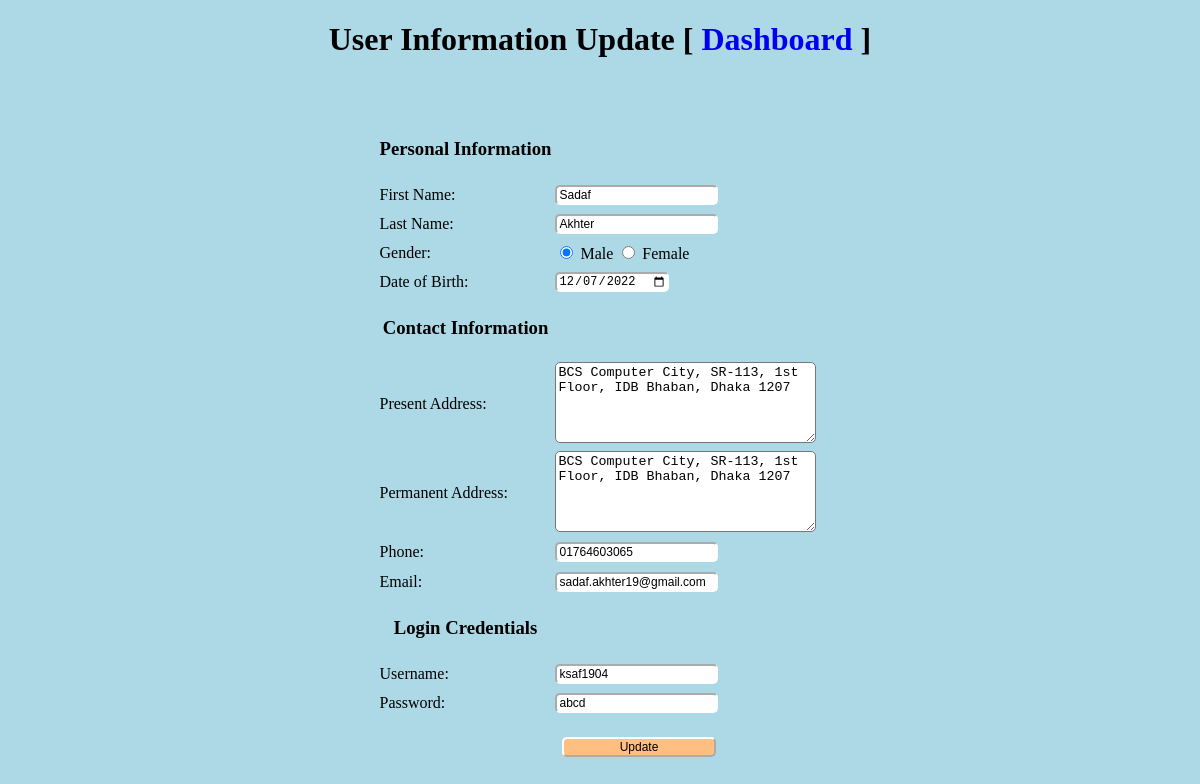
The app's page /ums/View/update.php (signed in) with its own data.
### tables this page shows
CREATE TABLE `users` (
  `FirstName` varchar(32) NOT NULL,
  `LastName` varchar(32) NOT NULL,
  `Gender` varchar(6) NOT NULL,
  `DOB` date NOT NULL,
  `PresentAddress` varchar(256) NOT NULL,
  `PermanentAddress` varchar(256) NOT NULL,
  `Phone` varchar(50) NOT NULL,
  `Email` varchar(50) NOT NULL,
  `Department` varchar(30) NOT NULL,
  `Username` varchar(30) NOT NULL,
  `Password` varchar(30) NOT NULL,
  `Type` varchar(10) NOT NULL
);

### ums/Model/DatabaseConnection.php (called while the page is built, shortened)
<?php
class DatabaseConnection{
function ShowData($conn,$table,$Email,$User)
{
    $result = $conn->query("SELECT * FROM ". $table." WHERE Email='". $Email."' AND Username='". $User."'");
    return $result;
}
}
?>

### ums/View/update.php (the view, shortened to what this page needs)
<?php
include "../Model/DatabaseConnection.php";
?>
<!DOCTYPE html>
<html>
  <head>
</head>
<body style="background-image: url('background.jpg');">
<div class= "header sticky">
    <h1>User Information Update  [ <a href="dashboard.php">Dashboard</a> ]</h1>
</div>
<div class="input">
<?php
$radio1=$radio2=$radio3="";
$FName=$LName=$Email=$User=$Phone=$Address=$Date=$photo="";
$connection = new DatabaseConnection();
$conobj=$connection->OpenCon();
$userQuery=$connection->ShowData($conobj,"Users",$_SESSION["Email"],$_SESSION["Username"]);
if ($userQuery->num_rows > 0) {
    while($row = $userQuery->fetch_assoc()) {
      $FName=$row["FirstName"];
      $LName=$row["LastName"];
      $Email=$row["Email"];
      $User=$row["Username"];
      $Phone=$row["Phone"];
      $PreAddress=$row["PresentAddress"];
      $PerAddress=$row["PermanentAddress"];
      $Date=$row["DOB"];
      $Pass=$row["Password"];
      if(  $row["Gender"]=="male" )
      {
           $radio1="checked";
      }
  }
}
?>
 <form  action="" onsubmit="return validateForm()" method="POST" >
        <center>
        <table>
           <tr>
               <td>
               <center><h3> Personal Information</h3></center>
               </td>
           </tr>
           <tr>
            <td><label for="firstName">First Name:</label></td>
            <td><input type="text" name="first_name" id="firstName" value="<?php echo $FName;?>"/></td>
           <td>
        </td>
            <br/><br/>
            </tr>
            <tr>
           <td> <label for="lastName">Last Name:</label></td>
           <td> <input type="text" name="last_name" id="lastName" value="<?php echo $LName;?>"/></td>
           <td>
        </td>
            </tr>
            <tr>
           <td> <label for="gender">Gender:</label></td>
           <td> <input type="radio" id="male" name="gender" value="male" <?php echo $radio1; ?>>
            <label for="male">Male</label>
            <input type="radio" id="female" name="gender" value="female" <?php echo $radio2; ?>>
           <label for="female">Female</label></td>
           <td>
        </td>
            </tr>
            <tr>
            <td>  <label for="dob">Date of Birth:</label></td>
            <td>  <input type="date" name="dob" id="dob" value="<?php echo $Date;?>"/></td>
            <td>
        </td>
            </tr>
        <tr>
              <td>
              <center><h3> Contact Information</h3></center>
              </td>
          </tr>
           <tr>
           <td> <label for="presentAddress">Present Address:</label></td>
           <td> <textarea name="present_address" id="presentAddress" cols="30" rows="5" ><?php echo $PreAddress;?></textarea></td>
           <td>
        </td>
            </tr>
            <tr>
            <td> <label for="permanentAddress">Permanent Address:</label></td>
            <td> <textarea name="permanent_address" id="permanentAddress" cols="30" rows="5" value=""><?php echo $PerAddress;?></textarea></td>
            <td>
        </td>
            </tr>
            <tr>
            <td> <label for="phone">Phone:</label></td>
            <td> <input type="tel" id="phone" name="phone"  onkeyup="CheckmyPhone()" value="<?php echo $Phone;?>"></td>
            <td>
        </td>
            </tr>
            <tr>
            <td> <label for="email">Email:</label></td>
            <td>  <input type="email" id="email" name="email" onkeyup="showmyuser()" value="<?php echo $Email;?>"></td>
            <td>
        </td>
            </tr>
        <tr>
              <td>
              <center><h3>Login Credentials</center></h3>
              </td>
          </tr>
        <tr>
        <td><label for="userName">Username:</label></td>
        <td> <input type="text" name="username" id="userName" onkeyup="Checkmyuser()" value="<?php echo $User;?>" readonly /></td>
        <td>
            </tr>
        <tr>
        <td><label for="password">Password:</label></td>
        <td> <input type="text" name="password" id="password" value="<?php echo $Pass;?>" /></td>
        <td>
            </tr>
        </table>
        </center>
        <br>
        <center> <input type="submit" style="padding-top:-30px;width:13%;border-radius:5px;margin-left:78px;background-color:#ffbf80" name="update" value="Update"/> </center>
    </form>
</body>
</html>

### ums/View/update.php (style rules this page uses)
body { background-color: lightblue; }
h1 { color: white; text-align: center; }
textarea { border-radius:5px; }
input { border-radius:5px; border-color:white; font-size:12px; }
a { text-decoration:none; }
h1 { color:black; }

### records on screen
users: first_name "Sadaf", last_name "Akhter", dob "12/07/2022", present_address "BCS Computer City, SR-113, 1st Floor, IDB Bhaban, Dhaka 1207", permanent_address "BCS Computer City, SR-113, 1st Floor, IDB Bhaban, Dhaka 1207", phone "01764603065", email "sadaf.akhter19@gmail.com", username "ksaf1904", password "abcd"
